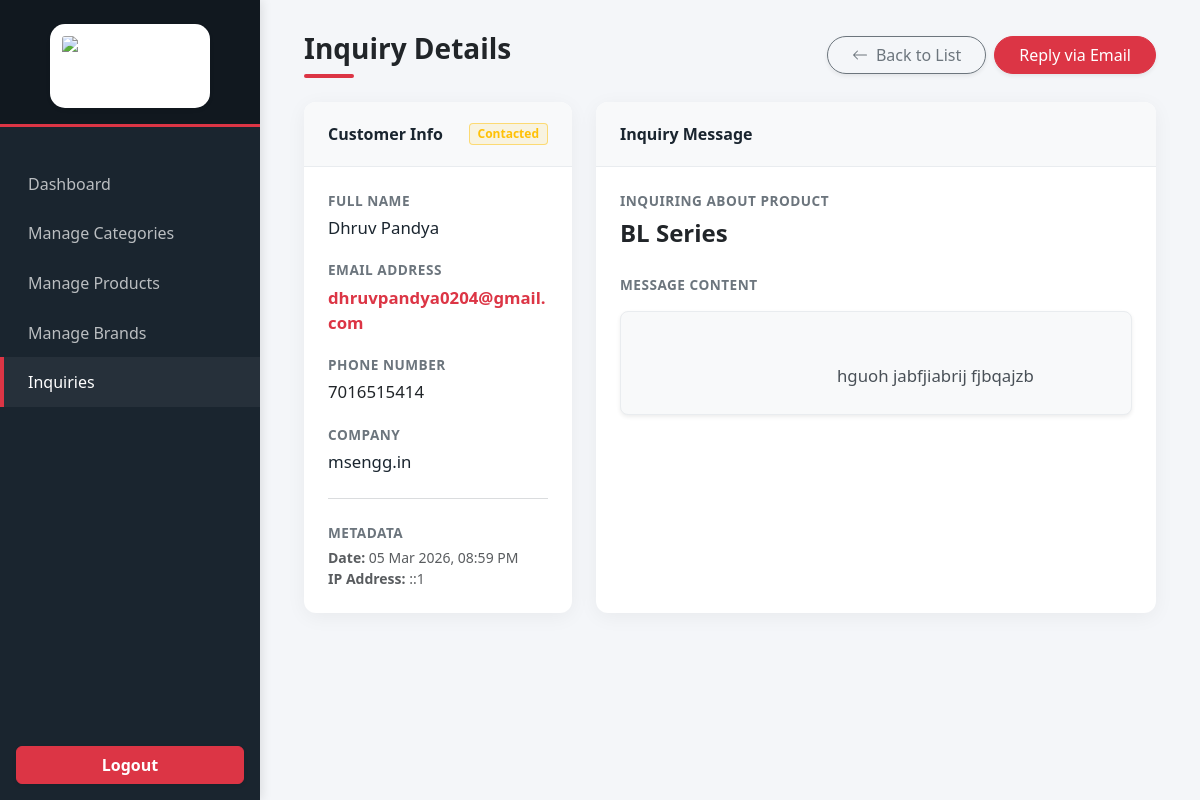
The page /admin/inquiries/view.php?id=7 (signed in) on the database its author committed.
### tables this page shows
CREATE TABLE `inquiries` (
  `id` int(11) NOT NULL,
  `product_id` int(11) DEFAULT NULL,
  `product_name` varchar(255) DEFAULT NULL,
  `name` varchar(150) NOT NULL,
  `email` varchar(150) NOT NULL,
  `phone` varchar(20) DEFAULT NULL,
  `company` varchar(150) DEFAULT NULL,
  `message` text NOT NULL,
  `ip_address` varchar(45) DEFAULT NULL,
  `user_agent` text DEFAULT NULL,
  `status` tinyint(4) DEFAULT 0,
  `created_at` timestamp NOT NULL DEFAULT current_timestamp()
);

### admin/inquiries/view.php (the view, shortened to what this page needs)
<?php
require_once "../../config/database.php";
$id = intval($_GET['id']);
$stmt = $conn->prepare("
SELECT * FROM inquiries
WHERE id = ?
");
$stmt->bind_param("i", $id);
$stmt->execute();
$data = $stmt->get_result()->fetch_assoc();
?>
<!DOCTYPE html>
<html lang="en">
<head>
    <link href="https://cdn.jsdelivr.net/npm/bootstrap@5.3.2/dist/css/bootstrap.min.css" rel="stylesheet">
</head>
<body>
    <?php include "../sidebar.php"; ?>
    <div class="main-content">
        <div class="container-fluid">
            <div class="row">
                <div class="col-12">
                    <div class="d-flex justify-content-between align-items-center mb-4 flex-wrap gap-3">
                        <div>
                            <h3 class="fw-bold mb-0 text-dark">Inquiry Details</h3>
                            <div class="accent-line"></div>
                        </div>
                        <div class="d-flex gap-2">
                            <a href="index.php" class="btn btn-outline-secondary d-inline-flex align-items-center gap-2 shadow-sm rounded-pill px-4">
                                <svg xmlns="http://www.w3.org/2000/svg" width="16" height="16" fill="currentColor" viewBox="0 0 16 16">
                                    <path fill-rule="evenodd" d="M15 8a.5.5 0 0 0-.5-.5H2.707l3.147-3.146a.5.5 0 1 0-.708-.708l-4 4a.5.5 0 0 0 0 .708l4 4a.5.5 0 0 0 .708-.708L2.707 8.5H14.5A.5.5 0 0 0 15 8z" />
                                </svg>
                                Back to List
                            </a>
                            <a target="_blank"
href="https://mail.google.com/mail/?view=cm&fs=1&to=<?= urlencode($data['email']); ?>&su=<?= urlencode('RE: Inquiry about '.($data['product_name'] ?? 'RH Enterprise')); ?>&body=<?= urlencode("Hello ".$data['name'].",
Thank you for your inquiry about ".($data['product_name'] ?? 'our product').".
Our team will get back to you shortly.
Best Regards,
RH Enterprise"); ?>"
class="btn btn-danger d-inline-flex align-items-center gap-2 shadow-sm rounded-pill px-4">
Reply via Email
</a>
                        </div>
                    </div>
                    <div class="row g-4">
                        <div class="col-lg-4">
                            <div class="card admin-card">
                                <div class="admin-card-header d-flex justify-content-between align-items-center">
                                    Customer Info
                                    <?php if (isset($data['status'])): ?>
                                        <?php if ($data['status'] == 0): ?>
                                            <span class="badge bg-danger bg-opacity-10 text-danger border border-danger border-opacity-25 px-2 py-1 rounded-1">New</span>
                                        <?php elseif ($data['status'] == 1): ?>
                                            <span class="badge bg-warning bg-opacity-10 text-warning border border-warning border-opacity-50 px-2 py-1 rounded-1">Contacted</span>
                                        <?php else: ?>
                                            <span class="badge bg-success bg-opacity-10 text-success border border-success border-opacity-25 px-2 py-1 rounded-1">Closed</span>
                                        <?php endif; ?>
                                    <?php endif; ?>
                                </div>
                                <div class="admin-card-body">
                                    <div class="detail-group">
                                        <div class="detail-label">Full Name</div>
                                        <div class="detail-value"><?= htmlspecialchars($data['name']); ?></div>
                                    </div>
                                    <div class="detail-group">
                                        <div class="detail-label">Email Address</div>
                                        <div class="detail-value">
                                            <a href="mailto:<?= htmlspecialchars($data['email']); ?>" class="text-decoration-none text-danger fw-semibold">
                                                <?= htmlspecialchars($data['email']); ?>
                                            </a>
                                        </div>
                                    </div>
                                    <div class="detail-group">
                                        <div class="detail-label">Phone Number</div>
                                        <div class="detail-value">
                                            <a href="tel:<?= htmlspecialchars($data['phone']); ?>" class="text-decoration-none text-dark">
                                                <?= htmlspecialchars($data['phone']); ?>
                                            </a>
                                        </div>
                                    </div>
                                    <div class="detail-group">
                                        <div class="detail-label">Company</div>
                                        <div class="detail-value">
                                            <?= !empty($data['company']) ? htmlspecialchars($data['company']) : '<span class="text-muted fst-italic">Not Provided</span>'; ?>
                                        </div>
                                    </div>
                                    <hr class="border-secondary opacity-25 my-4">
                                    <div class="detail-group mb-0">
                                        <div class="detail-label">Metadata</div>
                                        <div class="text-muted small">
                                            <strong>Date:</strong> <?= date("d M Y, h:i A", strtotime($data['created_at'] ?? 'now')); ?><br>
                                            <strong>IP Address:</strong> <?= htmlspecialchars($data['ip_address']); ?>
                                        </div>
                                    </div>
                                </div>
                            </div>
                        </div>
                        <div class="col-lg-8">
                            <div class="card admin-card">
                                <div class="admin-card-header">
                                    Inquiry Message
                                </div>
                                <div class="admin-card-body">
                                    <div class="detail-group mb-4">
                                        <div class="detail-label">Inquiring About Product</div>
                                        <div class="detail-value fs-4 fw-bold text-dark">
                                            <?= !empty($data['product_name']) ? htmlspecialchars($data['product_name']) : '<span class="text-muted fst-italic">General Inquiry</span>'; ?>
                                        </div>
                                    </div>
                                    <div class="detail-group mb-0">
                                        <div class="detail-label mb-3">Message Content</div>
                                        <div class="message-box shadow-sm">
                                            <?= htmlspecialchars($data['message']); ?>
                                        </div>
                                    </div>
                                </div>
                            </div>
                        </div>
                    </div>
                </div>
            </div>
        </div>
    </div>
</body>
</html>

### admin/inquiries/view.php (style rules this page uses)
:root { --admin-dark: #1a252f; --admin-darker: #11181f; --admin-accent: #dc3545; --admin-bg: #f4f6f9; }
body { background-color: var(--admin-bg); font-family: 'Segoe UI', Roboto, Helvetica, Arial, sans-serif; overflow-x: hidden; }
.main-content { margin-left: 260px; padding: 2rem; width: calc(100% - 260px); }
.admin-card { background: #ffffff; border: none; border-radius: 12px; box-shadow: 0 4px 20px rgba(0, 0, 0, 0.05); overflow: hidden; height: 100%; }
.admin-card-header { background-color: #f8f9fa; border-bottom: 1px solid #e9ecef; padding: 1.25rem 1.5rem; font-weight: 700; color: var(--admin-dark); }
.admin-card-body { padding: 1.5rem; }
.accent-line { height: 4px; width: 50px; background-color: var(--admin-accent); border-radius: 2px; margin-top: 0.5rem; }
.detail-group { margin-bottom: 1.25rem; }
.detail-label { font-size: 0.85rem; text-transform: uppercase; letter-spacing: 0.5px; color: #6c757d; font-weight: 600; margin-bottom: 0.25rem; }
.detail-value { font-size: 1.05rem; color: var(--admin-dark); font-weight: 500; }
.message-box { background-color: #f8f9fa; border: 1px solid #e9ecef; border-radius: 8px; padding: 1.5rem; font-size: 1.05rem; color: #495057; line-height: 1.6; white-space: pre-wrap; }

### rows shown on the page
inquiries: name "Dhruv Pandya", email "dhruvpandya0204@gmail.com", phone "7016515414", company "msengg.in", created_at "05 Mar 2026, 08:59 PM", ip_address "::1", product_name "BL Series", message "hguoh jabfjiabrij fjbqajzb…"
